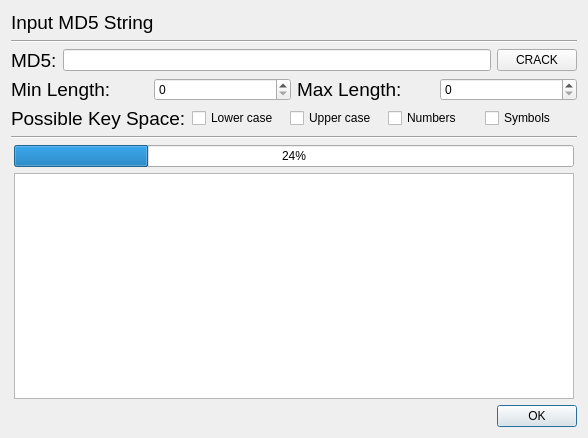
<?xml version="1.0" encoding="UTF-8"?>
<ui version="4.0">
 <class>BruteForce</class>
 <widget class="QDialog" name="BruteForce">
  <property name="geometry">
   <rect>
    <x>0</x>
    <y>0</y>
    <width>588</width>
    <height>438</height>
   </rect>
  </property>
  <property name="windowTitle">
   <string>Brute Force Cracking</string>
  </property>
  <layout class="QGridLayout" name="gridLayout_5">
   <item row="0" column="0">
    <widget class="QLabel" name="label">
     <property name="font">
      <font>
       <pointsize>14</pointsize>
      </font>
     </property>
     <property name="text">
      <string>Input MD5 String</string>
     </property>
    </widget>
   </item>
   <item row="1" column="0">
    <widget class="Line" name="line">
     <property name="font">
      <font>
       <pointsize>18</pointsize>
      </font>
     </property>
     <property name="styleSheet">
      <string notr="true"/>
     </property>
     <property name="orientation">
      <enum>Qt::Horizontal</enum>
     </property>
    </widget>
   </item>
   <item row="2" column="0">
    <layout class="QGridLayout" name="gridLayout">
     <item row="0" column="0">
      <widget class="QLabel" name="label_2">
       <property name="font">
        <font>
         <pointsize>14</pointsize>
        </font>
       </property>
       <property name="text">
        <string>MD5:</string>
       </property>
      </widget>
     </item>
     <item row="0" column="1">
      <widget class="QLineEdit" name="lineEdit"/>
     </item>
     <item row="0" column="2">
      <widget class="QPushButton" name="pushButton">
       <property name="text">
        <string>CRACK</string>
       </property>
      </widget>
     </item>
    </layout>
   </item>
   <item row="3" column="0">
    <layout class="QGridLayout" name="gridLayout_2">
     <item row="0" column="0">
      <widget class="QLabel" name="label_3">
       <property name="font">
        <font>
         <pointsize>14</pointsize>
        </font>
       </property>
       <property name="text">
        <string>Min Length:</string>
       </property>
      </widget>
     </item>
     <item row="0" column="1">
      <widget class="QSpinBox" name="spinBox">
       <property name="maximum">
        <number>500</number>
       </property>
      </widget>
     </item>
     <item row="0" column="2">
      <widget class="QLabel" name="label_4">
       <property name="font">
        <font>
         <pointsize>14</pointsize>
        </font>
       </property>
       <property name="text">
        <string>Max Length:</string>
       </property>
      </widget>
     </item>
     <item row="0" column="3">
      <widget class="QSpinBox" name="spinBox_2"/>
     </item>
    </layout>
   </item>
   <item row="4" column="0">
    <layout class="QGridLayout" name="gridLayout_3">
     <item row="0" column="0">
      <widget class="QLabel" name="label_5">
       <property name="font">
        <font>
         <pointsize>14</pointsize>
        </font>
       </property>
       <property name="text">
        <string>Possible Key Space:</string>
       </property>
      </widget>
     </item>
     <item row="0" column="1">
      <widget class="QCheckBox" name="checkBox">
       <property name="text">
        <string>Lower case</string>
       </property>
      </widget>
     </item>
     <item row="0" column="2">
      <widget class="QCheckBox" name="checkBox_2">
       <property name="text">
        <string>Upper case</string>
       </property>
      </widget>
     </item>
     <item row="0" column="3">
      <widget class="QCheckBox" name="checkBox_3">
       <property name="text">
        <string>Numbers</string>
       </property>
      </widget>
     </item>
     <item row="0" column="4">
      <widget class="QCheckBox" name="checkBox_4">
       <property name="text">
        <string>Symbols</string>
       </property>
      </widget>
     </item>
    </layout>
   </item>
   <item row="5" column="0">
    <widget class="Line" name="line_2">
     <property name="font">
      <font>
       <pointsize>18</pointsize>
      </font>
     </property>
     <property name="styleSheet">
      <string notr="true"/>
     </property>
     <property name="orientation">
      <enum>Qt::Horizontal</enum>
     </property>
    </widget>
   </item>
   <item row="6" column="0">
    <layout class="QVBoxLayout" name="verticalLayout">
     <item>
      <layout class="QGridLayout" name="gridLayout_4">
       <item row="0" column="0">
        <widget class="QProgressBar" name="progressBar">
         <property name="maximumSize">
          <size>
           <width>560</width>
           <height>16777215</height>
          </size>
         </property>
         <property name="value">
          <number>24</number>
         </property>
        </widget>
       </item>
       <item row="1" column="0">
        <widget class="QTextBrowser" name="textBrowser">
         <property name="minimumSize">
          <size>
           <width>560</width>
           <height>0</height>
          </size>
         </property>
         <property name="maximumSize">
          <size>
           <width>560</width>
           <height>300</height>
          </size>
         </property>
        </widget>
       </item>
      </layout>
     </item>
     <item>
      <widget class="QDialogButtonBox" name="buttonBox">
       <property name="standardButtons">
        <set>QDialogButtonBox::Ok</set>
       </property>
      </widget>
     </item>
    </layout>
   </item>
  </layout>
 </widget>
 <resources/>
 <connections/>
</ui>
